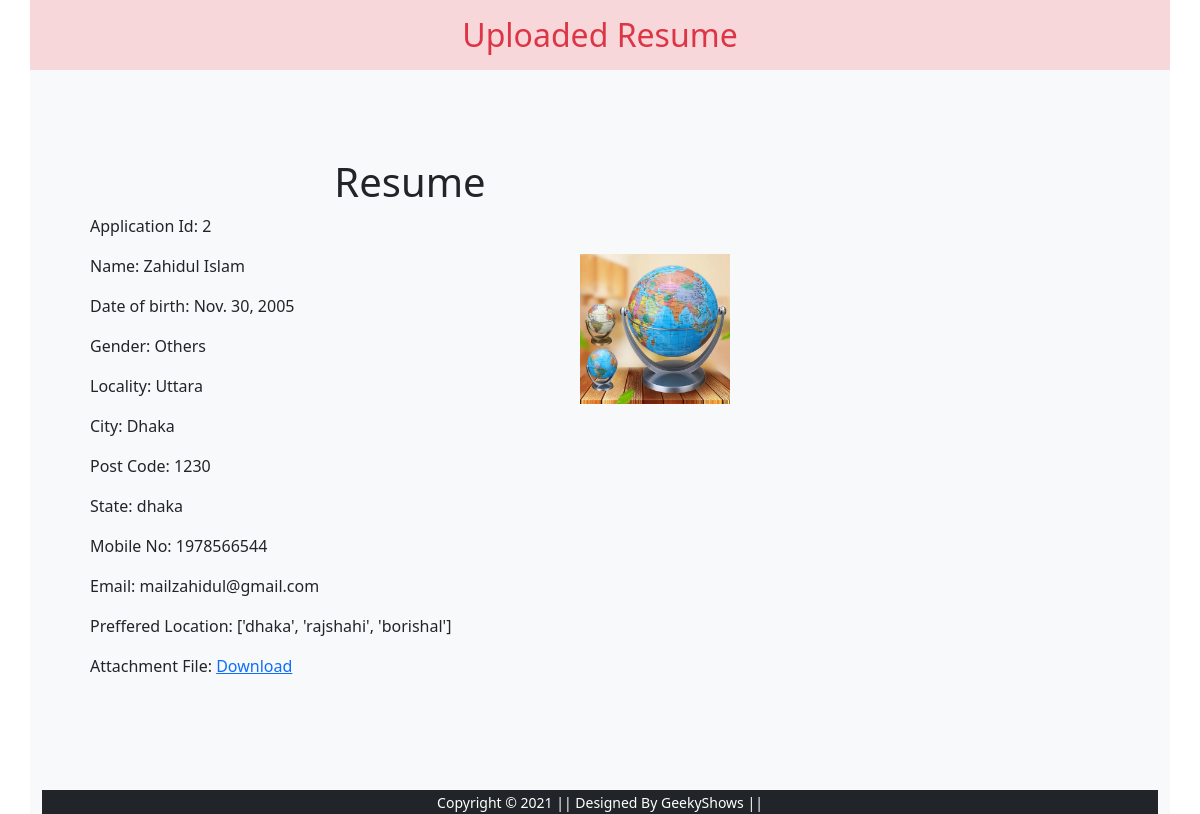
The page /details/2 on the database its author committed.
### resume/models.py (models this page shows, shortened)
class Resume_info(models.Model):
    STATE_CHOICE = {
        ('dhaka','Dhaka'),
        ('chitfagram','Chitfagram'),
        ('khunla','Khulna'),
        ('rajshahi','Rajshahi'),
        ('borishal','Borishal'),
        ('rangpur','Rangpur')
    }
    GENDER_CHOICE = {
        ('m', 'Male'),
        ('f','Female' ),
        ('o','Others'),
    }
    name = models.CharField(max_length=100)
    dob = models.DateField()
    gender = models.CharField(choices=GENDER_CHOICE, max_length=8)
    locality = models.CharField(max_length=20)
    city = models.CharField(max_length=20)
    pin_code = models.PositiveIntegerField()
    state = models.CharField(choices=STATE_CHOICE, max_length=20)
    mobile = models.PositiveIntegerField()
    email = models.EmailField()
    job_city = models.CharField(max_length=100)
    profile_img = models.ImageField(upload_to='profileimg/', blank = True)
    my_file = models.FileField(upload_to='myfile/', blank = True)
    registration_date = models.DateTimeField(auto_now_add=True)

### resume/views.py (the view)
# urls.py: path('details/<int:id>', views.resume_details, name='details'),
def resume_details(request, id):
    obj = Resume_info.objects.get(id=id)
    gender = ''
    if obj.gender =='o':
        gender="Others"
    elif obj.gender == 'm':
        gender = "Male"
    elif obj.gender == 'f':
        gender = "Female"
    context={
        'object':obj,
        'gender':gender
    }
    return render(request, 'details.html', context)

### templates/details.html
{% extends 'base.html' %}
{% block content %}
<div class="mt-3 bg-light p-5">
    <h1 class="text-center text-dark">Resume</h1>
    <p>Application Id: {{ object.id }}</p>
    <img class="float-end" src="{{ object.profile_img.url }}" alt="" height="150" width="150">
    <p>Name: {{ object.name }}</p>
    <p>Date of birth: {{ object.dob }}</p>
    <p>Gender: {{ gender }}</p>
    <p>Locality: {{ object.locality }}</p>
    <p>City: {{ object.city }}</p>
    <p>Post Code: {{ object.pin_code }}</p>
    <p>State: {{ object.state }}</p>
    <p>Mobile No: {{ object.mobile }}</p>
    <p>Email: {{ object.email }}</p>
    <p>Preffered Location: {{ object.job_city }}</p>
    <p>Attachment File: <a href="{{ object.my_file.url }}" download="{{ object.my_file.url }}">Download</a></p>
</div>
{% endblock %}

### templates/base.html (shortened to what this page needs)
{% load static %}
<!DOCTYPE html>
<html lang="en">
<head>
    <link rel="stylesheet" href="{% static 'css/bootstrap.min.css' %}">
    <link rel="stylesheet" href="{% static 'css/style.css' %}">
</head>
<body>
    <div class="container bg-light">
        <div class="row">
            <h2 class="text-danger text-center alert-danger py-3">Uploaded Resume</h2>
            <div class="col-sm-8 pt-3">
                {% block content %}
                {% endblock %}
            </div>
            <div class="col-sm-4 pt-3">
            </div>
        </div>
    <footer class="container-fluid bg-dark text-center mt-5">
        <small class="text-white">Copyright &copy; 2021 || Designed By GeekyShows || </small>
    </footer>
    </div>
</body>
</html>

### rows shown on the page
Resume_info: id "2", profile_img (picture), name "Zahidul Islam", dob "Nov. 30, 2005", locality "Uttara", city "Dhaka", pin_code "1230", state "dhaka", mobile "1978566544", email "mailzahidul@gmail.com", job_city "['dhaka', 'rajshahi', 'borishal']"

### other values the page prints
{{ gender }} "Others"
